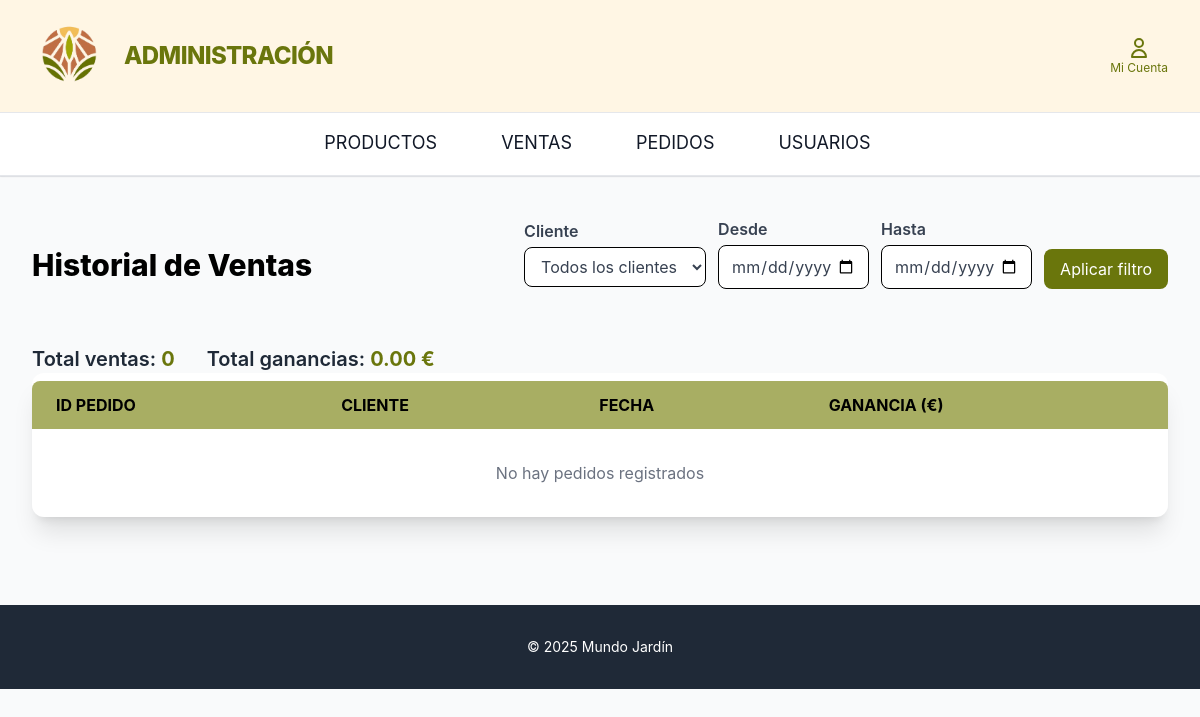
Before: /ventas_admin/ with the older database file.
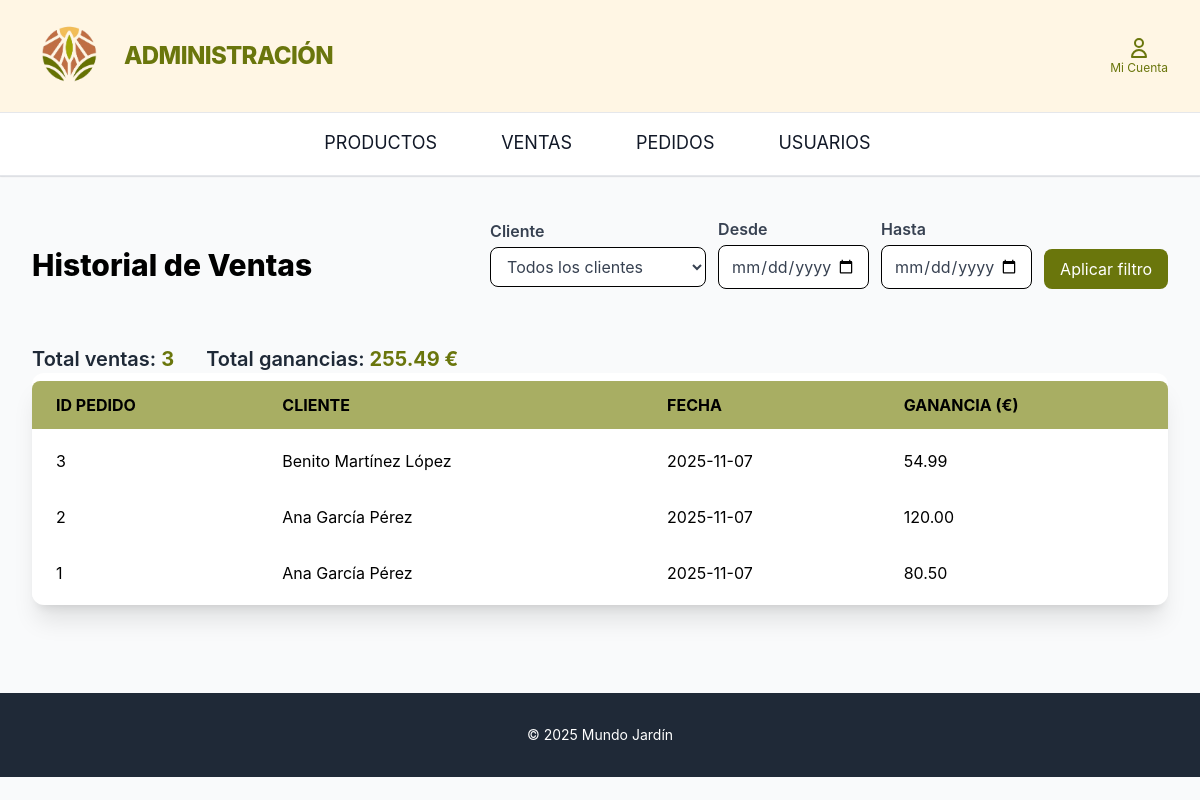
After: the same page with the newer database file.
### home/models.py (models this page shows, shortened)
class Pedido(models.Model):
    usuario_cliente = models.ForeignKey('UsuarioCliente', on_delete=models.CASCADE)
    fecha_creacion = models.DateTimeField(auto_now_add=True)
    estado = models.CharField(max_length=20, choices=EstadoPedido.choices, default=EstadoPedido.PAGADO)
    subtotal_importe = models.DecimalField(max_digits=10, decimal_places=2, default=0.00)
    coste_entrega = models.DecimalField(max_digits=10, decimal_places=2, default=0.00)
    total_importe = models.DecimalField(max_digits=10, decimal_places=2, default=0.00)
    metodo_pago = models.CharField(max_length=20, choices=TipoPago.choices, default=TipoPago.PASARELA_PAGO)
    tipo_envio = models.CharField(max_length=20, choices=TipoEnvio.choices, default=TipoEnvio.RECOGIDA_TIENDA)
    direccion_envio = models.CharField(max_length=255)
    correo_electronico = models.EmailField()
    telefono = models.CharField(max_length=15, blank=True)

class UsuarioCliente(models.Model):
    usuario = models.OneToOneField(Usuario, on_delete=models.CASCADE)
    tipo_pago= models.CharField(max_length=20, choices=TipoPago.choices, default=TipoPago.PASARELA_PAGO)
    telefono = models.CharField(max_length=15, blank=True, null=True)
    direccion_envio = models.CharField(max_length=255)
    tipo_envio= models.CharField(max_length=20, choices=TipoEnvio.choices, default=TipoEnvio.RECOGIDA_TIENDA)

class Usuario(models.Model):
    nombre= models.CharField(max_length=200)
    apellidos= models.CharField(max_length=200)
    corre_electronico= models.EmailField(max_length=200, unique=True)
    clave= models.CharField(max_length=128)

### ventas_admin/views.py (the view)
# urls.py: path('', views.gestion_ventas, name='ventas_admin_index'),
def gestion_ventas(request):
    cliente_id = request.GET.get('cliente')
    fecha_inicio = request.GET.get('fecha_inicio')
    fecha_fin = request.GET.get('fecha_fin')
    clientes_para_filtro = UsuarioCliente.objects.select_related('usuario').order_by('usuario__nombre')
    pedidos_query = Pedido.objects.filter(estado=EstadoPedido.ENTREGADO)
    if cliente_id:
        pedidos_query = pedidos_query.filter(usuario_cliente__id=cliente_id)
    if fecha_inicio:
        pedidos_query = pedidos_query.filter(fecha_creacion__date__gte=fecha_inicio)
    if fecha_fin:
        pedidos_query = pedidos_query.filter(fecha_creacion__date__lte=fecha_fin)
    pedidos_filtrados_qs = pedidos_query.select_related('usuario_cliente__usuario').order_by('-fecha_creacion')
    pedidos_lista = list(pedidos_filtrados_qs)
    total_ganancias = Decimal('0.00') # Usar Decimal para precisión
    for pedido in pedidos_lista:
        total_ganancias += pedido.total_importe
    total_ventas = len(pedidos_lista)
    context = {
        'ventas': pedidos_lista,
        'clientes': clientes_para_filtro,
        'total_ganancias': total_ganancias,
        'total_ventas': total_ventas,
        'cliente_seleccionado': int(cliente_id) if cliente_id else None,
        'fecha_inicio': fecha_inicio,
        'fecha_fin': fecha_fin,
    }
    return render(request, 'ventas_admin/gestion_ventas.html', context)

### ventas_admin/templates/ventas_admin/gestion_ventas.html (shortened to what the changed rows need)
{% load static %}
<!DOCTYPE html>
<html lang="es">
<head>
    <script src="https://cdn.tailwindcss.com"></script>
</head>
<body class="bg-gray-50">
<main class="max-w-7xl mx-auto px-8 py-10">
    <div class="flex flex-wrap items-center justify-between mb-8">
        <h1 class="text-3xl font-extrabold text-black mb-4 md:mb-0">Historial de Ventas</h1>
</div>
        <div class="flex flex-col sm:flex-row sm:space-x-8 text-gray-800">
            <h2 class="text-xl font-semibold">
                Total ventas: <span class="font-bold text-[#6a760c]">{{ total_ventas }}</span>
            </h2>
            <h2 class="text-xl font-semibold">
                Total ganancias: <span class="font-bold text-[#6a760c]">{{ total_ganancias }} €</span>
            </h2>
        </div>
    <div class="bg-white shadow-xl rounded-xl overflow-hidden">
        <table id="tabla-ventas" class="min-w-full border-separate border-spacing-y-2">
            <thead>
                <tr>
                    <th class="bg-[#a8ae63] text-black font-bold px-6 py-3 text-left rounded-tl-lg">ID PEDIDO</th>
                    <th class="bg-[#a8ae63] text-black font-bold px-6 py-3 text-left">CLIENTE</th>
                    <th class="bg-[#a8ae63] text-black font-bold px-6 py-3 text-left">FECHA</th>
                    <th class="bg-[#a8ae63] text-black font-bold px-6 py-3 text-left rounded-tr-lg">GANANCIA (€)</th>
                </tr>
            </thead>
         <tbody>
            {% for p in ventas %}
            <tr class="bg-white hover:bg-gray-100 transition"
                data-cliente="{{ p.usuario_cliente.usuario.nombre }}"
                data-fecha="{{ p.fecha_creacion|date:'Y-m-d' }}"
                data-total="{{ p.total_importe }}">
                <td class="px-6 py-3">{{ p.id }}</td>
                <td class="px-6 py-3">{{ p.usuario_cliente.usuario.nombre}} {{ p.usuario_cliente.usuario.apellidos }}</td>
                <td class="px-6 py-3">{{ p.fecha_creacion|date:'Y-m-d' }}</td>
                <td class="px-6 py-3">{{ p.total_importe }}</td>
            </tr>
            {% empty %}
            <tr>
                <td colspan="4" class="text-center py-6 text-gray-500">No hay pedidos registrados</td>
            </tr>
            {% endfor %}
            </tbody>
        </table>
    </div>
</main>
</body>
</html>

Changed rows visible on the page:
added Pedido: id "3", usuario_cliente.usuario.nombre "Benito", usuario_cliente.usuario.apellidos "Martínez López", fecha_creacion "2025-11-07", total_importe "54.99"
added Pedido: id "2", usuario_cliente.usuario.nombre "Ana", usuario_cliente.usuario.apellidos "García Pérez", fecha_creacion "2025-11-07", total_importe "120.00"
added Pedido: id "1", usuario_cliente.usuario.nombre "Ana", usuario_cliente.usuario.apellidos "García Pérez", fecha_creacion "2025-11-07", total_importe "80.50"
Other visible differences:
{{ total_ventas }}: "0" → "3"
{{ total_ganancias }}: "0.00" → "255.49"
text no longer shown: "No hay pedidos registrados"
